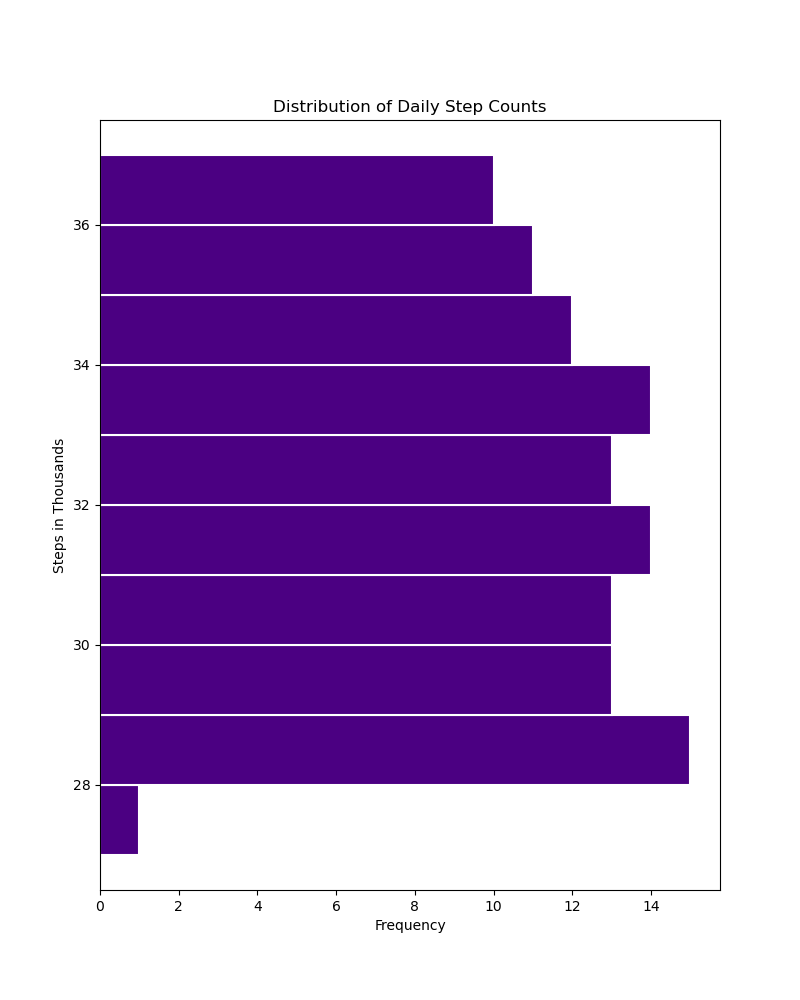

The script that drew this image:
import matplotlib.pyplot as plt
import numpy as np

data = [
    28, 30, 32, 29, 31, 33, 34, 28, 29, 30, 32, 33, 31, 35, 30, 31, 32, 33, 29, 34, 35, 28, 32, 33, 31, 34, 29, 28, 36, 35, 
    30, 31, 36, 29, 28, 37, 32, 28, 30, 35, 33, 36, 34, 32, 29, 31, 34, 30, 33, 35, 28, 31, 34, 29, 32, 33, 28, 30, 32, 31, 
    29, 36, 35, 28, 30, 27, 33, 34, 30, 28, 32, 31, 37, 29, 35, 33, 28, 36, 31, 30, 29, 34, 30, 32, 28, 35, 29, 34, 33, 28, 
    31, 36, 29, 34, 33, 30, 32, 35, 31, 36, 28, 33, 35, 28, 32, 35, 29, 33, 34, 31, 34, 30, 31, 32, 33, 36
]

bin_width = 1
bins = np.arange(min(data), max(data) + bin_width, bin_width)

fig, ax = plt.subplots(figsize=(8, 10))

ax.hist(data, bins=bins, color='#4B0082', edgecolor='#FFFFFF', linewidth=1.5, orientation='horizontal')

ax.set_title('Distribution of Daily Step Counts')
ax.set_xlabel('Frequency')
ax.set_ylabel('Steps in Thousands')

plt.show()
